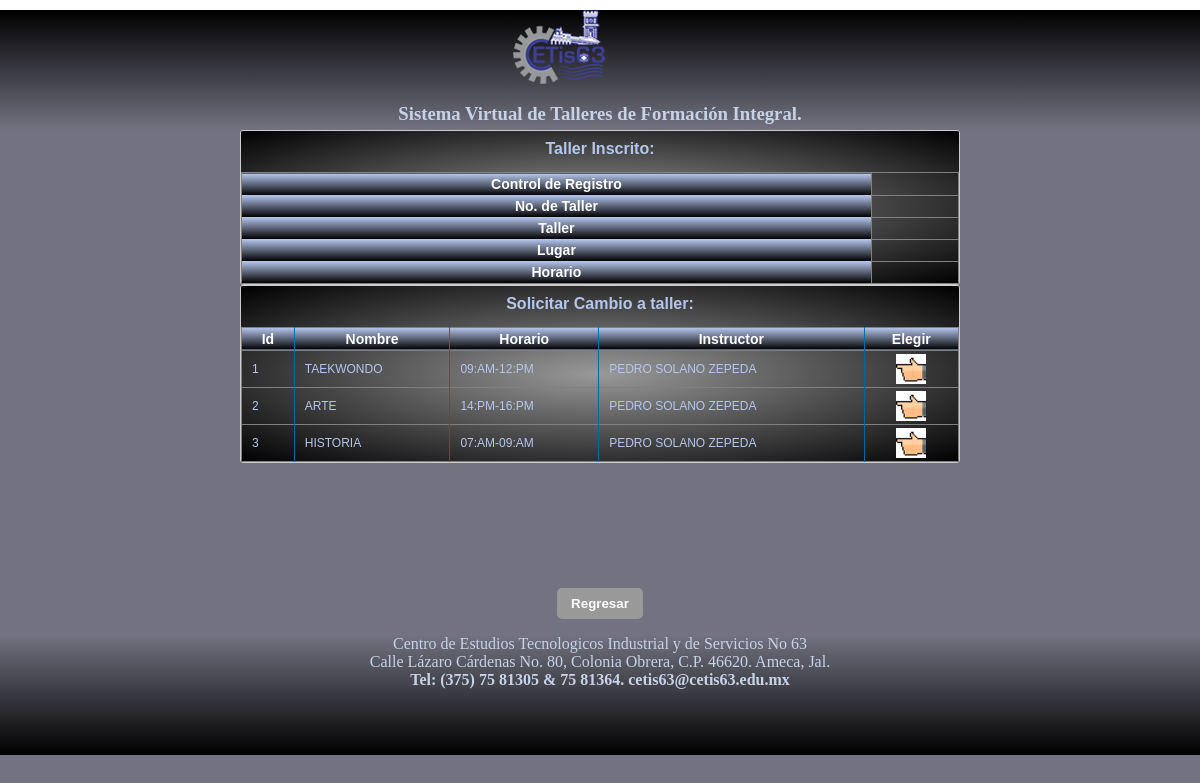
Page /CambioTaller.php on the earlier database version.
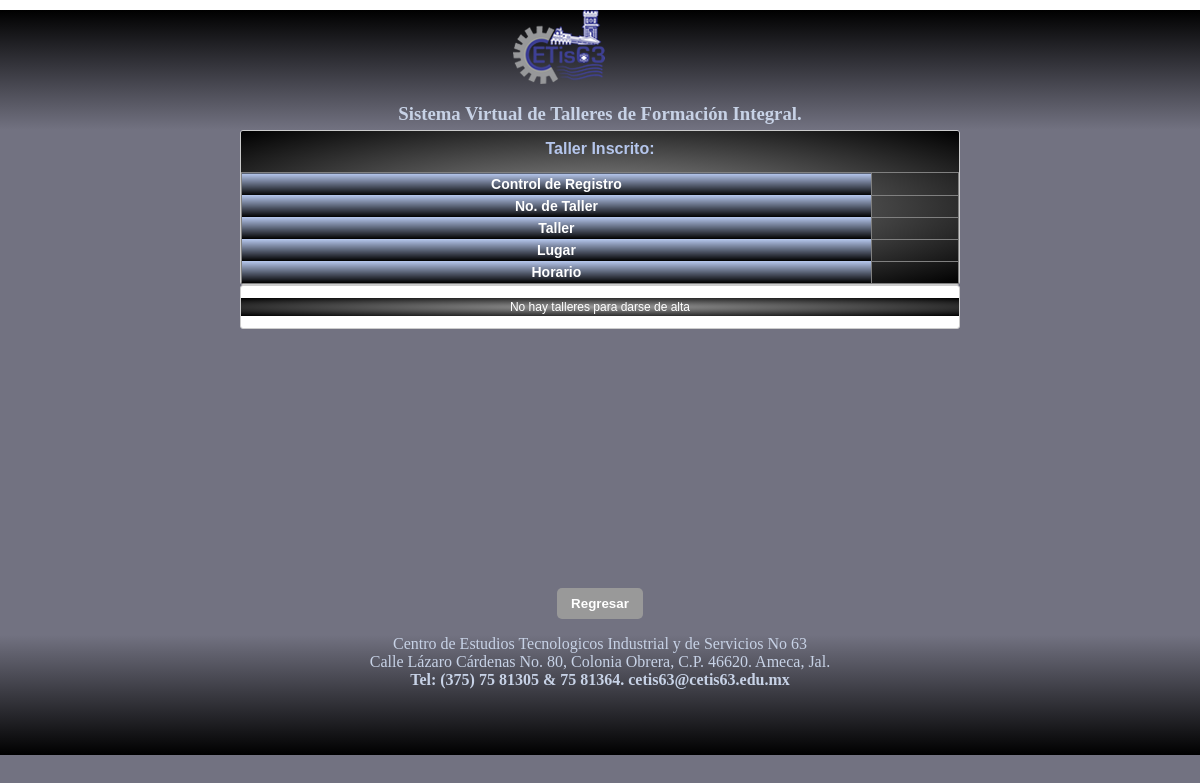
Same page on the later database version.
### tables this page shows
CREATE TABLE `taller` (
  `id` int(11) NOT NULL,
  `nombre` varchar(20) DEFAULT NULL,
  `area` varchar(30) DEFAULT NULL,
  `horario` varchar(20) DEFAULT NULL,
  `instructor` varchar(20) DEFAULT NULL,
  `supervisor` varchar(20) DEFAULT NULL,
  `estado` varchar(20) DEFAULT NULL
);

CREATE TABLE `instructor` (
  `clave` varchar(20) NOT NULL,
  `nombre` varchar(20) DEFAULT NULL,
  `apellidos` varchar(30) DEFAULT NULL,
  `email` varchar(20) DEFAULT NULL,
  `telefono` varchar(13) DEFAULT NULL
);

### clases/db.php (called while the page is built)
<?php
class DB {
   private $server;
   private $host;
   private $db;
   private $user;
   private $psw;
   private $charset;
   public function __construct() {
      $this-> server  = 'mysql';
      $this-> host   = 'localhost';
      $this-> db     = 'taller';
      $this-> user   = 'root';
      $this-> psw    = '';
      $this-> charset= 'utf8mb4';
   }
   function connect() {
      try{
         $conexion = $this->server.':host='.$this->host.'; dbname='.$this->db.'; chartset='.$this->charset;
         $options = [
            PDO::ATTR_ERRMODE          => PDO::ERRMODE_EXCEPTION,
            PDO::ATTR_EMULATE_PREPARES => false,
         ];
         $pdo = new PDO($conexion, $this->user, $this->psw, $options);
         return $pdo;
      }catch(PDOException $e){
         print_r('Error de conexion: ' . $e->getMessage());
      }
   }
 }
?>

### clases/taller.php (called while the page is built, shortened)
<?php
include_once 'db.php';
class Taller extends DB {
	public function consulta($sql){
		$query = $this->connect()->prepare($sql);
		$query->execute();
		return $query->fetchAll(PDO::FETCH_ASSOC);
	}
}
?>

### CambioTaller.php (the view, shortened to what this page needs)
<html>
    <head>
        <link rel="stylesheet" href="css/main.css"/>
        <link rel="stylesheet" href="css/forms.css">
    </head>
    <body>
    <div id="contenedor">
            <?php include_once 'modulos/mdl_header.php'; ?>
        <section style="text-align: center; margin: 0 auto; height: 55%">
            <article style="width:60%; height: 100%;text-align: center; margin: 0 auto;">
    <div class="datagrid">
       <form  action="" name="estiloform" id="estiloform" style="width: auto; height: auto;">
  <?php
  $taller = new EstudianteTaller();
  $estudiantesTaller = $taller->consultarEstudiante($codigo);
  $dato = $estudiantesTaller['taller'];
  include_once 'clases/taller.php';
  $taller = new Taller();
  $datosTaller = $taller->consultarCodigo($dato);
   echo "
    <h4>Taller Inscrito:</h4>
      <table border='1'><thead>
      <tr>
        <th style='text-align:center'>Control de Registro</th>
		<td>".$estudiantesTaller['id']."</td>
		</tr>
		<tr>
        <th style='text-align:center'>No. de Taller</th>
		<td>".$estudiantesTaller['taller']."</td>
		</tr>
      <tr>
        <th style='text-align:center'>Taller</th>
		<td>".$datosTaller['nombre']."</td>
		</tr>
		<tr>
        <th style='text-align:center'>Lugar</th>
		 <td>".$datosTaller['area']."</td>
		 </tr>
		<tr>
        <th style='text-align:center'>Horario</th>
		<td>".$datosTaller['horario']."</td>
		</tr>
		<tr></thead>";
    echo "</table>";
  ?>
</form>
            </div>
             <div class="datagrid">
                 <form method="post" action="modulos/mdl_CambioTaller.php" name="frm_CambioTaller" id="frm_CambioTaller" style="width: auto; height: auto;">
  <?php
  include_once 'clases/taller.php';
  $doc = new Taller();
  $sql = 'SELECT taller.id, taller.nombre AS taller, taller.horario, instructor.nombre, instructor.apellidos FROM `taller` INNER JOIN instructor ON instructor.clave = taller.instructor where estado = "ACTIVO"';
  $talleres = $doc->consulta($sql);
  if($talleres){
    echo "
     <h4>Solicitar Cambio a taller:</h4>
      <table border='1'><thead>
      <tr>
        <th style='text-align:center'>Id</th>
        <th style='text-align:center'>Nombre</th>
        <th style='text-align:center'>Horario</th>
        <th style='text-align:center'>Instructor</th>
		<th style='text-align:center'>Elegir</th>
      </tr></thead>";
    foreach ($talleres as $taller) {
      echo "<tr>
      <td>".$taller['id']."</td>
      <td>".$taller['taller']."</td>
      <td>".$taller['horario']."</td>
	  <td>".$taller['nombre']." ".$taller['apellidos']."</td>
      <td style='text-align:center'><img width='30' height='30' src='imgs/elegir.png' onClick='registrar(\"".$taller['id']."\");'></td>
      </tr>";
    }
    echo "</table>";
  }
  else{
    echo " <p>No hay talleres para darse de alta</p>";
  }
?>
</div>
           </article>
           </section>
           <div align="center">
           <br>
<input type="button" onClick="location='menuEstudiante.php'" value="Regresar" />
           </div>
            <?php include_once 'modulos/mdl_footer.php'; ?>
    </div>
    </body>
</html>

### modulos/mdl_header.php (shortened to what this page needs)
<header>
    <a href="#">
    	<img id ="logotipo" src="imgs/Logotipo.png" />
    </a>
    <h3>Sistema Virtual de Talleres de Formación Integral.</h3>
</header>

### modulos/mdl_footer.php
<div class="footer">
    <p>Centro de Estudios Tecnologicos Industrial y de Servicios No 63<br>
    Calle Lázaro Cárdenas No. 80, Colonia Obrera, C.P. 46620.
Ameca, Jal. <br>
    <b>Tel: (375) 75 81305 & 75 81364. cetis63@cetis63.edu.mx</p>
</div>

### css/main.css (style rules this page uses)
@media only screen and  (max-width : 1920px) { #contenedor { width: 100%; height: 100%; margin: 0px; margin-top: 10px; background-color: #727281; } }
@media only screen and  (max-width : 1920px) { body { width:100%; height:100%; margin:0px; } }
@media only screen and  (max-width : 1920px) { header { color: #000; background: linear-gradient(#000, #727281); text-align: center; height: 15%; } }
@media only screen and  (max-width : 1920px) { header h3 { color:#C7D2E6; text-align: center; font size:20px; font-family:Times New "Times New Roman", Times, serif; } }
@media only screen and  (max-width : 1920px) { .footer, .push { color: #000; background: linear-gradient(#727281, #000); text-align: left; height: 15%; } }
@media only screen and  (max-width : 1920px) { .footer p { color:#C7D2E6; text-align: center; font size:20px; font-family:Times New "Times New Roman", Times, serif; } }
@media only screen and  (max-width : 1920px) { section { height:70%; overflow:auto; display: flex; justify-content: center; align-items: center; width: auto; } }
@media only screen and  (max-width : 1920px) { .datagrid { text-align: center; margin: 0 auto; } }
@media only screen and  (max-width : 1920px) { .datagrid h4 { font: normal 16px/150% Arial, Helvetica, sans-serif; font-weight: bold; text-align: center; color:#B5C6EC; margin: 0 0 5px; padding: 6px 0; } }
@media only screen and  (max-width : 1920px) { .datagrid table { border-collapse: collapse; text-align: left; width: 100%; } }
@media only screen and  (max-width : 1920px) { .datagrid { font: normal 12px/150% Arial, Helvetica, sans-serif; background: #fff; overflow: hidden; border: 1px solid #CCC; -webkit-border-radius: 3px; -moz-border-radius: 3px; border-radius: 3px; } }
@media only screen and  (max-width : 1920px) { .datagrid table td, .datagrid table th { padding: 3px 10px; } }
@media only screen and  (max-width : 1920px) { .datagrid table thead th { background:-webkit-gradient( linear, left top, left bottom, color-stop(0.01, #B5C6EC), color-stop(1, #000) ); background:-moz-linear-gradient( center top, #006699 10%, #00557F 10% ); filter:progid:DXImageTransform.Microsoft.gradient(startColorstr='#006699', endColorstr='#00557F'); background-color:#ccc; color:#fff; font-size: 14px; border-left: 1px solid #0070A8; } }
@media only screen and  (max-width : 1920px) { .datagrid table thead th:first-child { border: none; } }
@media only screen and  (max-width : 1920px) { .datagrid table tbody td { color: #B5C6EC; border-left: 1px solid #006699;font-size: 12px;font-weight: normal; } }
@media only screen and  (max-width : 1920px) { .datagrid table tbody td:first-child { border-left: none; } }
@media only screen and  (max-width : 1920px) { .datagrid table tbody tr:last-child td { border-bottom: none; } }

### css/forms.css (style rules this page uses)
form { height: auto; width: auto; margin: 0 auto; background-color:#00F; color:#000; background: radial-gradient(#999,black 100%, #999); color: #fff; align-items: center; }
input[type="button"], input[type="submit"] { border-radius: 5px; background:#999; color: #FFF; padding: 8px 14px; font-weight: bold; border: none; cursor: pointer; }

Differences in the rows shown:
removed taller: id "1", nombre "TAEKWONDO", horario "09:AM-12:PM", instructor.nombre "PEDRO", instructor.apellidos "SOLANO ZEPEDA"
removed taller: id "2", nombre "ARTE", horario "14:PM-16:PM", instructor.nombre "PEDRO", instructor.apellidos "SOLANO ZEPEDA"
removed taller: id "3", nombre "HISTORIA", horario "07:AM-09:AM", instructor.nombre "PEDRO", instructor.apellidos "SOLANO ZEPEDA"
Other differences:
text no longer shown: "Solicitar Cambio a taller: Id Nombre Horario Instructor Elegir"
text now shown: "No hay talleres para darse de alta"
